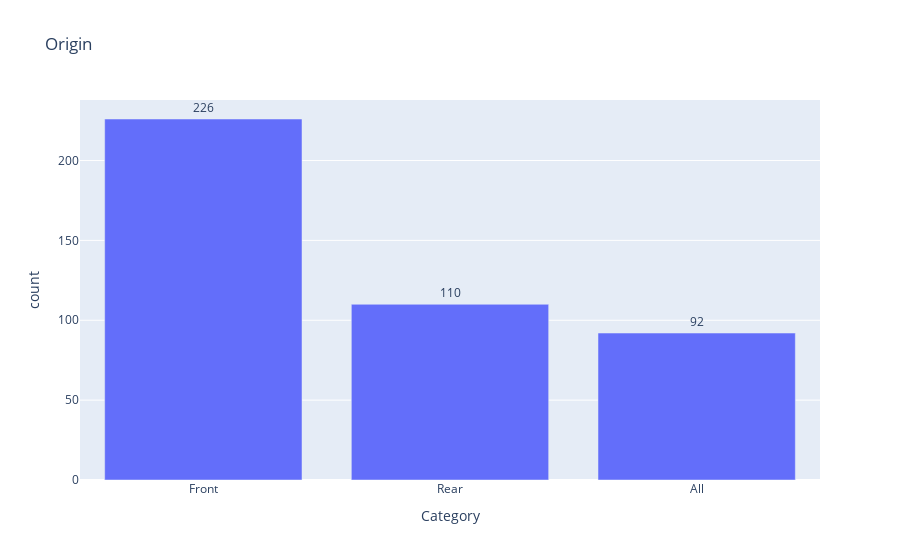

The code cell stored with this chart in its notebook:
### Code cell
category = df['DriveTrain'].value_counts()

fig = px.bar(df, x=category.index, y=category.values, title='Origin')
fig.update_traces(text = category.values, textposition='outside')
fig.update_layout(xaxis_title='Category', yaxis_title='count')
fig.show()

### Figure 1 — Plotly figure (JSON) as saved in the notebook; plotly's stock layout.template omitted (floating-point values rounded to 4 significant figures)
{"data": [{"alignmentgroup": "True", "hovertemplate": "x=%{x}<br>y=%{y}<extra></extra>", "legendgroup": "", "marker": {"color": "#636efa", "pattern": {"shape": ""}}, "name": "", "offsetgroup": "", "orientation": "v", "showlegend": false, "text": [226, 110, 92], "textposition": "outside", "type": "bar", "x": ["Front", "Rear", "All"], "xaxis": "x", "y": [226, 110, 92], "yaxis": "y"}], "layout": {"autosize": true, "barmode": "relative", "legend": {"tracegroupgap": 0}, "title": {"text": "Origin"}, "xaxis": {"anchor": "y", "autorange": true, "domain": [0, 1], "range": [-0.5, 2.5], "title": {"text": "Category"}, "type": "category"}, "yaxis": {"anchor": "x", "autorange": true, "domain": [0, 1], "range": [0, 237.9], "title": {"text": "count"}, "type": "linear"}}}
